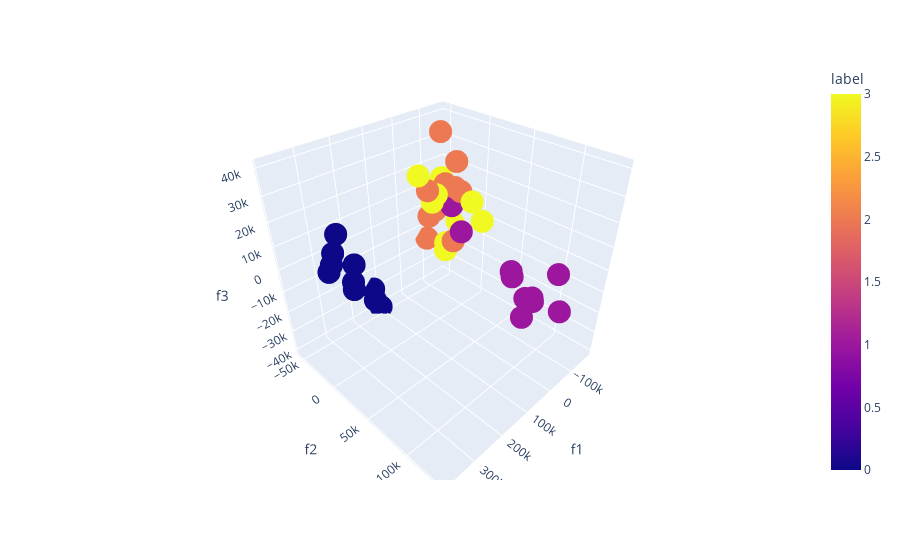

Write notebook code for a chart like this one.
### Code cell
Fd = pd.DataFrame([])
for i in range(4):    
    temp = (pd.DataFrame(np.array([projected[i*10:(i+1)*10,0],projected[i*10:(i+1)*10,1],projected[i*10:(i+1)*10,2],np.ones([10])*i]).T,columns=['f1','f2','f3','label']))
    Fd = pd.concat([Fd,temp])
px.scatter_3d(Fd,x='f1',y='f2',z='f3',color='label')

### Figure 1 — Plotly figure (JSON) as saved in the notebook; plotly's stock layout.template omitted (floating-point values rounded to 4 significant figures)
{"data": [{"hoverlabel": {"namelength": 0}, "hovertemplate": "f1=%{x}<br>f2=%{y}<br>f3=%{z}<br>label=%{marker.color}", "legendgroup": "", "marker": {"color": [0, 0, 0, 0, 0, 0, 0, 0, 0, 0, 1, 1, 1, 1, 1, 1, 1, 1, 1, 1, 2, 2, 2, 2, 2, 2, 2, 2, 2, 2, 3, 3, 3, 3, 3, 3, 3, 3, 3, 3], "coloraxis": "coloraxis", "symbol": "circle"}, "mode": "markers", "name": "", "scene": "scene", "showlegend": false, "type": "scatter3d", "x": [136800.0, 205400.0, 231800.0, 106100.0, 126900.0, 355300.0, 366400.0, 345100.0, 385400.0, 228700.0, -27910.0, -60620.0, -26680.0, -8143.0, -34180.0, -131000.0, -39820.0, -38960.0, -44950.0, -99640.0, -95750.0, -129600.0, -116000.0, -78750.0, -146500.0, -42590.0, -143800.0, -44880.0, -49180.0, -91630.0, -123900.0, -97670.0, -125100.0, 9701.0, -43330.0, -150800.0, -83870.0, -176000.0, -127700.0, -118500.0], "y": [-48860.0, -44720.0, -35460.0, -54260.0, -54820.0, 1804.0, 20810.0, -9538.0, 23850.0, -37280.0, 95220.0, 71200.0, 125600.0, 135300.0, 102300.0, -27510.0, 102000.0, 94000.0, 76580.0, -3610.0, -52950.0, -51420.0, -31910.0, -4804.0, -28190.0, -29770.0, -19240.0, -32090.0, -15380.0, -12080.0, -49360.0, -25090.0, -40160.0, -24510.0, -25230.0, 8408.0, -33590.0, -34140.0, -34820.0, 3735.0], "z": [-32370.0, -7893.0, -12520.0, -39990.0, -28390.0, 12100.0, 28070.0, 6039.0, 23110.0, -16800.0, -19720.0, -5664.0, 7105.0, -5241.0, -9072.0, 3249.0, -11290.0, -11660.0, -5862.0, -3719.0, -15740.0, -2807.0, 13740.0, 28750.0, 11020.0, 2677.0, 10590.0, 14010.0, 40490.0, -9297.0, 8655.0, -16810.0, 14920.0, 24160.0, 9942.0, 474.4, 9960.0, -8072.0, -16770.0, 10600.0]}], "layout": {"coloraxis": {"colorbar": {"title": {"text": "label"}}, "colorscale": [[0, "#0d0887"], [0.1111, "#46039f"], [0.2222, "#7201a8"], [0.3333, "#9c179e"], [0.4444, "#bd3786"], [0.5556, "#d8576b"], [0.6667, "#ed7953"], [0.7778, "#fb9f3a"], [0.8889, "#fdca26"], [1, "#f0f921"]]}, "legend": {"tracegroupgap": 0}, "margin": {"t": 60}, "scene": {"domain": {"x": [0, 1], "y": [0, 1]}, "xaxis": {"title": {"text": "f1"}}, "yaxis": {"title": {"text": "f2"}}, "zaxis": {"title": {"text": "f3"}}}}}
